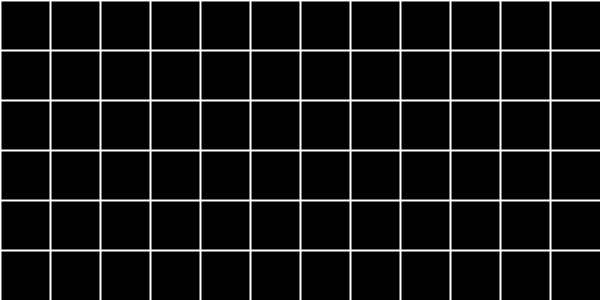
Frame 1 (no input)
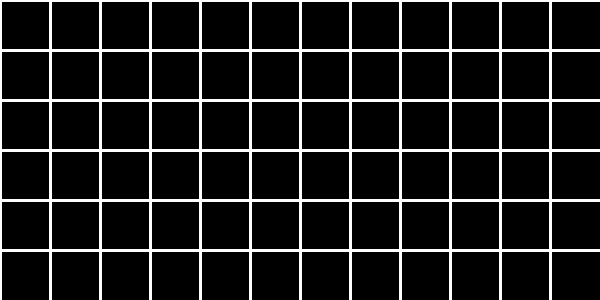
Frame 60 (the mouse pressed at the canvas centre just before this capture)
Frame 120 (the mouse held since frame 60 and released just before this capture): identical to frame 60, image omitted

The Processing sketch that drew these frames (run headless with seeded random() and noise(); from frame 60 on, the mouse is pressed at the canvas centre):

// Processing sketch: while_grid
// ── while_grid.pde
float x = 0;
float y =0;
float spacing = 50;
void setup(){
  //only once
  size(600,300);
  background(0); 
  //background(50);
}
void draw(){
  //conti
  //background(random(0,255),random(0,255),random(0,255));
  //spacing=spacing+random(-2,2);
  stroke(255);
  strokeWeight(2);
  x=0;
  while(x<width){
    line(x,0,x,height);
    x=x+spacing;
  }
  for(float y=0;y<height;y=y+spacing){  
    line(0,y,width,y);    
  }
}
void mousePressed(){
  //background(random(0,255),random(0,255),random(0,255));
}
